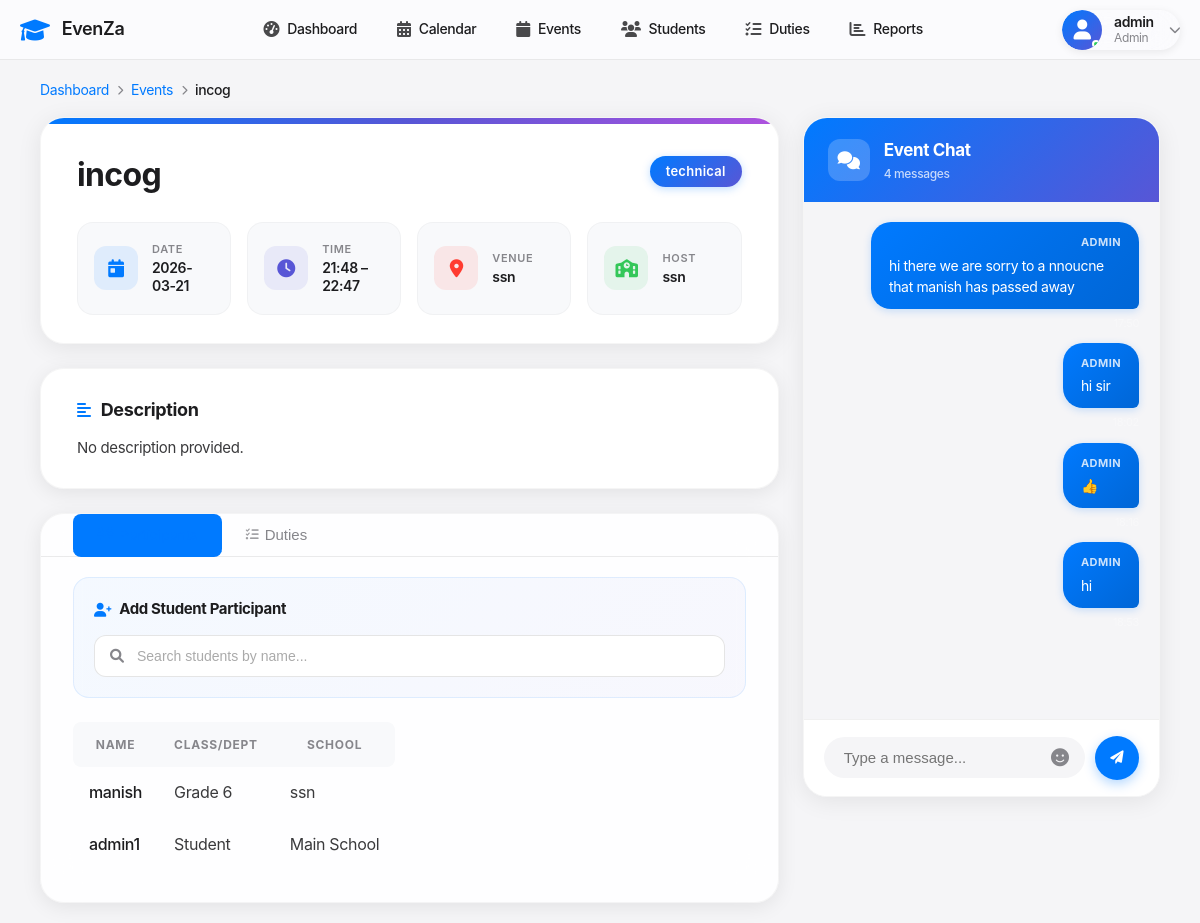
Page /events/3 (signed in) on the committed database.
### tables this page shows
CREATE TABLE events (
            id INTEGER PRIMARY KEY AUTOINCREMENT,
            name TEXT NOT NULL,
            type TEXT NOT NULL,
            event_date DATE NOT NULL,
            start_time TIME NOT NULL,
            end_time TIME NOT NULL,
            venue TEXT NOT NULL,
            description TEXT,
            host_school TEXT NOT NULL,
            participating_schools TEXT,
            status TEXT DEFAULT 'upcoming',
            created_at TIMESTAMP DEFAULT CURRENT_TIMESTAMP
        );

CREATE TABLE participants (
            id INTEGER PRIMARY KEY AUTOINCREMENT,
            unique_id TEXT UNIQUE NOT NULL,
            name TEXT NOT NULL,
            type TEXT NOT NULL CHECK (type IN ('student')),
            class_dept TEXT NOT NULL,
            school TEXT NOT NULL,
            grade TEXT,
            contact TEXT,
            emergency_contact TEXT,
            created_at TIMESTAMP DEFAULT CURRENT_TIMESTAMP
        );

CREATE TABLE announcements (id INTEGER PRIMARY KEY AUTOINCREMENT, title TEXT NOT NULL, content TEXT NOT NULL, event_id INTEGER NOT NULL, created_by INTEGER NOT NULL, created_at TIMESTAMP DEFAULT CURRENT_TIMESTAMP, FOREIGN KEY (event_id) REFERENCES events (id) ON DELETE CASCADE, FOREIGN KEY (created_by) REFERENCES users (id) ON DELETE CASCADE);

CREATE TABLE users (
            id INTEGER PRIMARY KEY AUTOINCREMENT,
            username TEXT UNIQUE NOT NULL,
            password_hash TEXT NOT NULL,
            role TEXT DEFAULT 'user',
            created_at TIMESTAMP DEFAULT CURRENT_TIMESTAMP
        );

### app.py (the view)
@app.route('/events/<int:id>')
@login_required
def event_detail(id):
    conn = get_db_connection()
    event_row = conn.execute('SELECT * FROM events WHERE id = ?', (id,)).fetchone()
    if not event_row:
        conn.close()
        flash('Event not found', 'error')
        return redirect(url_for('events'))
    event = dict(event_row)
    participants_rows = conn.execute('''
        SELECT p.*
        FROM participants p
        JOIN participant_events pe ON p.id = pe.participant_id
        WHERE pe.event_id = ?
    ''', (id,)).fetchall()
    duties_rows = conn.execute('''
        SELECT d.*, dp.name as person_name, dp.designation
        FROM duties d
        JOIN duty_personnel dp ON d.duty_person_id = dp.id
        WHERE d.event_id = ?
    ''', (id,)).fetchall()
    announcements = conn.execute('''
        SELECT a.*, u.username as author
        FROM announcements a
        JOIN users u ON a.created_by = u.id
        WHERE a.event_id = ?
        ORDER BY a.created_at ASC
    ''', (id,)).fetchall()
    conn.close()
    return render_template('event_detail.html',
                         event=event,
                         participants=participants_rows,
                         duties=duties_rows,
                         announcements=announcements)

### app.py (called while the page is built)
def get_db_connection():
    conn = sqlite3.connect('events.db')
    conn.row_factory = sqlite3.Row
    return conn

def login_required(f):
    @wraps(f)
    def decorated_function(*args, **kwargs):
        if 'user_id' not in session:
            flash('Please login to access this page', 'error')
            return redirect(url_for('login'))
        return f(*args, **kwargs)
    return decorated_function

### templates/event_detail.html (shortened to what this page needs)
{% extends "base.html" %}
{% block content %}
<div class="container py-4">
    <nav aria-label="breadcrumb" class="mb-4">
        <ol class="breadcrumb">
            <li class="breadcrumb-item"><a href="{{ url_for('dashboard') }}">Dashboard</a></li>
            <li class="breadcrumb-item"><a href="{{ url_for('events') }}">Events</a></li>
            <li class="breadcrumb-item active" aria-current="page">{{ event.name }}</li>
        </ol>
    </nav>
    <div class="row g-4">
        <div class="col-lg-8">
            <div class="event-hero-card fade-in">
                <div class="event-hero-accent"></div>
                <div class="event-hero-body">
                    <div class="event-hero-top">
                        <h1 class="event-hero-title">{{ event.name }}</h1>
                        <span class="event-type-badge">{{ event.type }}</span>
                    </div>
                    <div class="event-meta-grid">
                        <div class="event-meta-item">
                            <div class="event-meta-icon date-icon">
                                <i class="fas fa-calendar-day"></i>
                            </div>
                            <div>
                                <div class="event-meta-label">Date</div>
                                <div class="event-meta-value">{{ event.event_date }}</div>
                            </div>
                        </div>
                        <div class="event-meta-item">
                            <div class="event-meta-icon time-icon">
                                <i class="fas fa-clock"></i>
                            </div>
                            <div>
                                <div class="event-meta-label">Time</div>
                                <div class="event-meta-value">{{ event.start_time }} – {{ event.end_time }}</div>
                            </div>
                        </div>
                        <div class="event-meta-item">
                            <div class="event-meta-icon venue-icon">
                                <i class="fas fa-map-marker-alt"></i>
                            </div>
                            <div>
                                <div class="event-meta-label">Venue</div>
                                <div class="event-meta-value">{{ event.venue }}</div>
                            </div>
                        </div>
                        <div class="event-meta-item">
                            <div class="event-meta-icon host-icon">
                                <i class="fas fa-school"></i>
                            </div>
                            <div>
                                <div class="event-meta-label">Host</div>
                                <div class="event-meta-value">{{ event.host_school }}</div>
                            </div>
                        </div>
                    </div>
                </div>
            </div>
            <div class="event-description-card fade-in" style="animation-delay: 0.1s;">
                <h3 class="event-section-title">
                    <i class="fas fa-align-left"></i> Description
                </h3>
                <p class="event-description-text">{{ event.description or 'No description provided.' }}</p>
            </div>
            <div class="apple-card fade-in" style="animation-delay: 0.2s;">
                <ul class="nav nav-tabs mb-3" id="eventTabs" role="tablist" style="padding: 0 32px;">
                    <li class="nav-item" role="presentation">
                        <button class="nav-link active" id="participants-tab" data-bs-toggle="tab" data-bs-target="#participants" type="button" role="tab">
                            <i class="fas fa-users" style="margin-right: 6px; font-size: 13px;"></i>Participants
                        </button>
                    </li>
                    <li class="nav-item" role="presentation">
                        <button class="nav-link" id="duties-tab" data-bs-toggle="tab" data-bs-target="#duties" type="button" role="tab">
                            <i class="fas fa-tasks" style="margin-right: 6px; font-size: 13px;"></i>Duties
                        </button>
                    </li>
                </ul>
                <div class="tab-content" id="eventTabsContent" style="padding: 0 32px 32px;">
                    <div class="tab-pane fade show active" id="participants" role="tabpanel">
                        {% if session.role in ['admin', 'super_admin'] %}
                        <div class="student-search-section">
                            <div class="student-search-header">
                                <h4 class="student-search-title">
                                    <i class="fas fa-user-plus"></i> Add Student Participant
                                </h4>
                            </div>
                            <div class="student-search-wrapper">
                                <div class="student-search-input-wrap">
                                    <input type="text"
                                           id="student-search-input"
                                           class="student-search-input"
                                           placeholder="Search students by name..."
                                           autocomplete="off">
                                </div>
                            </div>
                        </div>
                        {% endif %}
                        {% if participants %}
                        <div class="table-responsive">
                            <table class="table table-hover align-middle" style="border-collapse: separate; border-spacing: 0;">
                                <thead>
                                    <tr style="background: #f8f9fb;">
                                        <th style="padding: 14px 16px; font-size: 12px; font-weight: 700; color: #86868b; text-transform: uppercase; letter-spacing: 0.06em; border: none; border-radius: 8px 0 0 8px;">Name</th>
                                        <th style="padding: 14px 16px; font-size: 12px; font-weight: 700; color: #86868b; text-transform: uppercase; letter-spacing: 0.06em; border: none;">Class/Dept</th>
                                        <th style="padding: 14px 16px; font-size: 12px; font-weight: 700; color: #86868b; text-transform: uppercase; letter-spacing: 0.06em; border: none; border-radius: 0 8px 8px 0;">School</th>
                                    </tr>
                                </thead>
                                <tbody>
                                    {% for p in participants %}
                                    <tr style="border-bottom: 1px solid rgba(0,0,0,0.04);">
                                        <td style="padding: 14px 16px; font-weight: 500; border: none;">{{ p.name }}</td>
                                        <td style="padding: 14px 16px; color: #3a3a3c; border: none;">{{ p.class_dept }}</td>
                                        <td style="padding: 14px 16px; color: #3a3a3c; border: none;">{{ p.school }}</td>
                                    </tr>
                                    {% endfor %}
                                </tbody>
                            </table>
                        </div>
                        {% else %}
                        <p style="color: #86868b; text-align: center; padding: 40px 0; font-size: 15px;">No participants assigned to this event.</p>
                        {% endif %}
                    </div>
                </div>
            </div>
        </div>
        <div class="col-lg-4">
            <div class="chat-panel fade-in" style="animation-delay: 0.15s;">
                <div class="chat-panel-header">
                    <div class="chat-panel-header-icon">
                        <i class="fas fa-comments"></i>
                    </div>
                    <div class="chat-panel-header-text">
                        <h2>Event Chat</h2>
                        <p>{{ announcements|length if announcements else 0 }} message{{ 's' if not announcements or announcements|length != 1 else '' }}</p>
                    </div>
                </div>
                {% if announcements %}
                <div class="chat-messages" id="chat-box">
                    {% for msg in announcements %}
                    <div class="chat-msg {% if msg.author == session.username %}sent{% else %}received{% endif %}">
                        <div class="chat-msg-bubble">
                            <div class="chat-msg-sender">{{ msg.author }}</div>
                            <p class="chat-msg-text">{{ msg.content }}</p>
                        </div>
                        <div class="chat-msg-time">{{ msg.created_at[11:16] }}</div>
                    </div>
                    {% endfor %}
                </div>
                {% endif %}
                {% if session.role in ['admin', 'super_admin'] %}
                <div class="chat-input-wrapper">
                    <form action="{{ url_for('add_announcement') }}" method="POST" class="chat-input-row" id="chat-form">
                        <div class="input-wrapper">
                            <input type="text" name="content" class="chat-input"
                                   placeholder="Type a message..." required autocomplete="off"
                                   id="chat-input">
                            <button type="button" class="emoji-btn" onclick="toggleEmojiPicker()" title="Add emoji">
                                <i class="fas fa-smile"></i>
                            </button>
                        </div>
                        <button type="submit" class="chat-send-btn" id="send-btn">
                            <i class="fas fa-paper-plane"></i>
                        </button>
                    </form>
                </div>
                {% endif %}
            </div>
        </div>
    </div>
</div>
{% endblock %}

### templates/base.html (style rules this page uses)
* { margin: 0; padding: 0; box-sizing: border-box; }
body { font-family: -apple-system, BlinkMacSystemFont, 'Segoe UI', Roboto, Oxygen, Ubuntu, Cantarell, sans-serif; background: #f5f5f7; color: #1d1d1f; }
.nav-link { display: flex; align-items: center; padding: 8px 16px; border-radius: 8px; text-decoration: none; color: #1d1d1f; font-size: 14px; font-weight: 500; transition: all 0.2s; }
.nav-link i { font-size: 16px; margin-right: 8px; opacity: 0.8; }
.nav-link.active { background: #007aff; color: white; }

### rows in the picture
events: name "incog", type "technical", event_date "2026-03-21", start_time "21:48", end_time "22:47", venue "ssn", host_school "ssn", description "No description provided."
participants: name "manish", class_dept "Grade 6", school "ssn"
participants: name "admin1", class_dept "Student", school "Main School"
announcements: author "ADMIN", content "hi there we are sorry to a nnoucne that manish has passed away"
announcements: author "ADMIN", content "hi sir"
announcements: author "ADMIN", content "👍"
announcements: author "ADMIN", content "hi"

### other values in the picture
{{ session.username }} "admin"
{{ session.role|capitalize|replace('_', ' ') }} "Admin"
{{ announcements|length if announcements else 0 }} "4"
{{ 's' if not announcements or announcements|length != 1 else '' }} "s"
